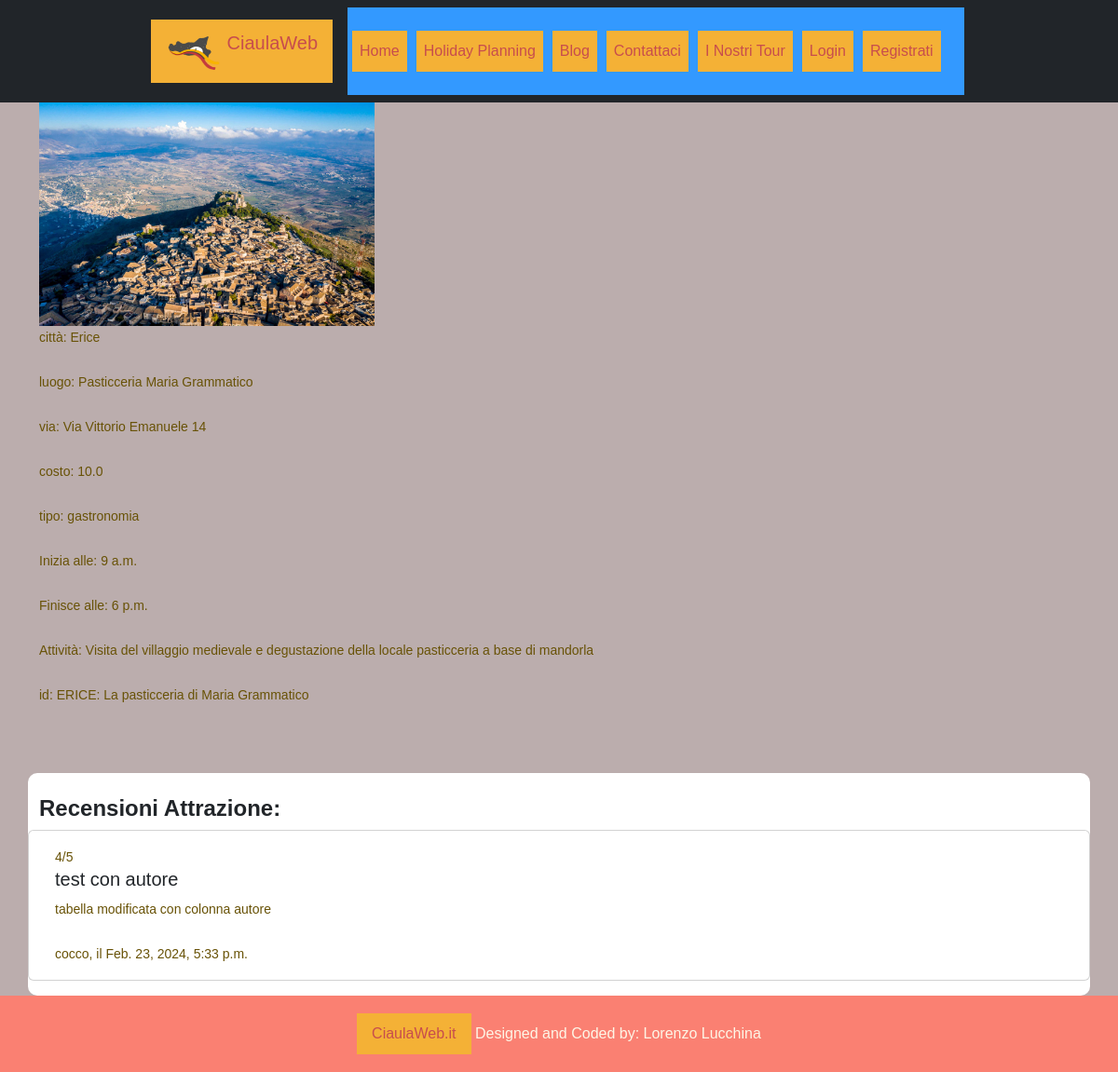
Before: /attractions/attrazioni/detattrazione/ERICE: La pasticceria di Maria Grammatico with the older database file.
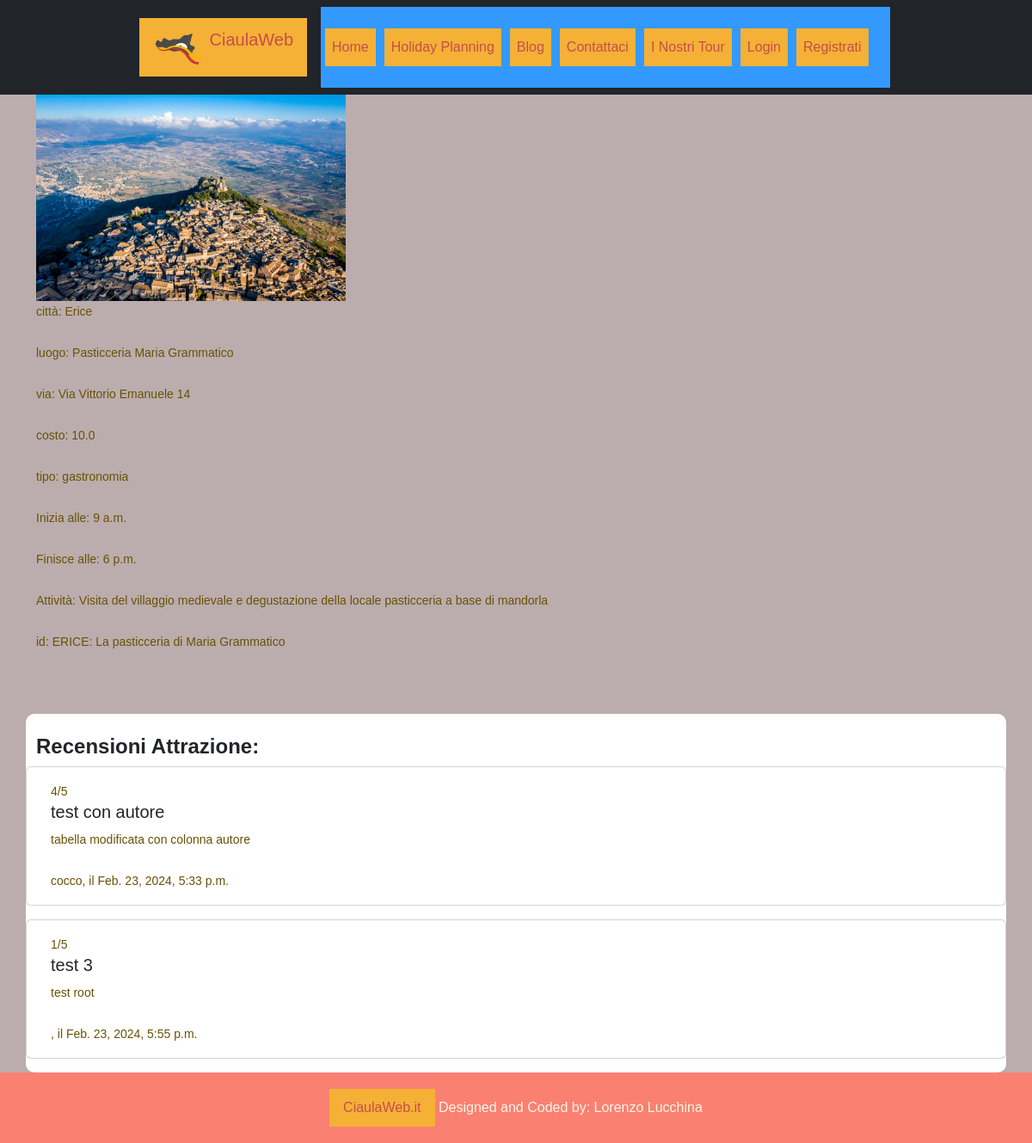
After: the same page with the newer database file.
### attractions/models.py (models this page shows)
class Recensione(models.Model):
    titolo = models.CharField(max_length=200, verbose_name='Titolo della recensione')
    contenuto = models.TextField(max_length=1000, verbose_name='Contenuto della recesione')
    valutazione = models.IntegerField(validators=[MaxValueValidator(5), MinValueValidator(0)],
                                      verbose_name='valutazione della recensione')
    autore = models.ForeignKey(UserProfileModel, related_name='autore_recensione',
                               on_delete=models.CASCADE)
    attrazione = models.ForeignKey(Attrazione, on_delete=models.CASCADE)
    data_creazione = models.DateTimeField(auto_now=True)
    class Meta:
        verbose_name = 'Recensione'
        verbose_name_plural = 'Recensioni'

### profiles/models.py (models this page shows, shortened)
class UserProfileModel(AbstractBaseUser):
    nrSocio = models.IntegerField(primary_key=True)  # chiave, deve autogenerarsi
    first_name = models.CharField(max_length=32)
    last_name = models.CharField(max_length=32)
    email = models.CharField(max_length=32, unique=True)
    codiceFiscale = models.CharField(max_length=18)
    telefono = models.CharField(max_length=32)
    dataDiNascita = models.DateField(null=True)
    is_active = models.BooleanField(default=True)
    is_admin = models.BooleanField(default=False)
    objects = UserManager()
    USERNAME_FIELD = 'email'
    REQUIRED_FIELDS = []
    class Meta:
        verbose_name = 'User'
        verbose_name_plural = 'Users'

### attractions/views.py (the view, shortened to what this page needs)
# urls.py: path("attrazioni/detattrazione/<str:nome_attr>", DetailAttrazioneEntita, name="dettaglioattr"), #LASCIARE nome_attr
def DetailAttrazioneEntita(request, nome_attr):
    if Attrazione.objects.filter(nome=nome_attr).exists():
        templ = "attractions/dettaglioattrazione.html"
        attrazione = Attrazione.objects.get(nome=nome_attr)  # Acquisisco attrazione dal nome
        recensioni = Recensione.objects.filter(attrazione=attrazione)
        check = False
        ctx = {"attivita": attrazione, "check": check, "recensioni": recensioni}
        if request.method == "GET":
            return render(request, template_name=templ, context=ctx)
        else:
            return HttpResponse("ERROR: nome attrazione non valido, RICHIESTA POST")

### attractions/templates/attractions/dettaglioattrazione.html (shortened to what this page needs)
{% extends 'base.html' %}
{% block content %}
<div class="container">
    <img src="{{ attivita.attrazione_image.url | default_if_none:'#' }}" alt="pic attrazione" style="width:auto;height:240px">
    <p> città: {{ attivita.citta }}</p>
    <p> luogo: {{ attivita.luogo }}</p>
    <p> via: {{ attivita.via }}</p>
    <p> costo: {{ attivita.costo }}</p>
    <p> tipo: {{ attivita.tipo }}</p>
    <p> Inizia alle: {{ attivita.oraApertura }}</p>
    <p> Finisce alle: {{ attivita.oraChiusura }}</p>
    <p> Attività: {{ attivita.descrizione }}</p>
    <p> id: {{ attivita.pk }}</p>
</div>
    <br> <br>
    <div class="container" style="background-color:white; border-radius: 10px;">
        <br>
        <div class="row align-self-center">
            <h4> <b> Recensioni Attrazione: </b> </h4> <br>
            {% if recensioni.count == 0 %}
                <h4> Nessuna recensione disponibile </h4> <br>
                <br>
            {% else %}
                {% for r in recensioni %}
                    <div class="card mb-3">
                        <div class="card-body">
                            <div class="text-end">
                                <p class="card-text">{{ r.valutazione }}/5</p>
                            </div>
                            <h5 class="card-title">{{ r.titolo }}</h5>
                            <p class="card-text">{{ r.contenuto }}</p>
                            <p class="card-text">{{ r.autore.first_name }}, il {{ r.data_creazione }} </p>
                        </div>
                    </div>
                {% endfor %}
            {% endif %}
        </div>
    </div>
{% endblock %}

Changed rows visible on the page:
added Recensione: valutazione "1", titolo "test 3", contenuto "test root", data_creazione "Feb. 23, 2024, 5:55 p.m."
